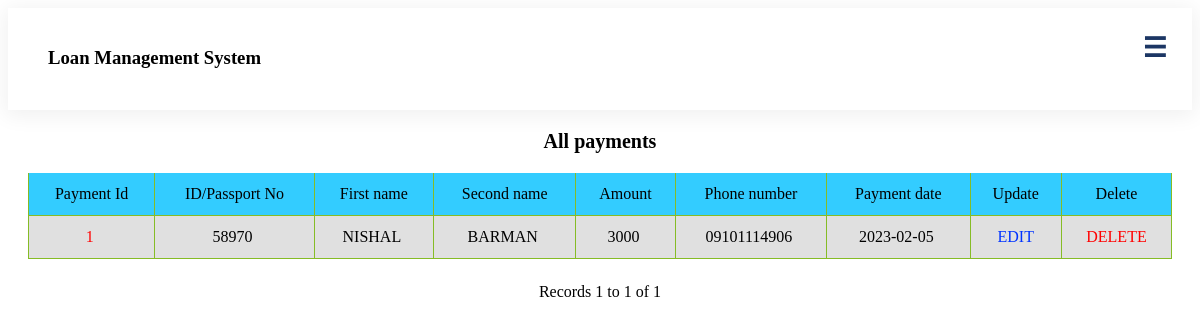
The app's page /admin/displaypayment.php with its own data.
### tables this page shows
CREATE TABLE `payment` (
  `id` int(6) NOT NULL,
  `paymentId` varchar(20) NOT NULL,
  `memberId` int(8) NOT NULL,
  `fName` varchar(15) NOT NULL,
  `lName` varchar(15) NOT NULL,
  `amount` int(8) NOT NULL,
  `phone` varchar(13) NOT NULL,
  `payment_date` date NOT NULL,
  `loanType` varchar(255) NOT NULL
);

### admin/displaypayment.php (the view, shortened to what this page needs)
<?php require_once('../Connections/mlms.php'); ?>
<?php
$maxRows_viewpay = 10;
$pageNum_viewpay = 0;
$startRow_viewpay = $pageNum_viewpay * $maxRows_viewpay;
mysqli_select_db($mlms, $database_mlms);
$query_viewpay = "SELECT * FROM payment";
$query_limit_viewpay = sprintf("%s LIMIT %d, %d", $query_viewpay, $startRow_viewpay, $maxRows_viewpay);
$viewpay = mysqli_query($mlms, $query_limit_viewpay) or die(mysql_error());
$row_viewpay = mysqli_fetch_assoc($viewpay);
if (isset($_GET['totalRows_viewpay'])) {
    $totalRows_viewpay = $_GET['totalRows_viewpay'];
} else {
    $all_viewpay = mysqli_query($mlms, $query_viewpay);
    $totalRows_viewpay = mysqli_num_rows($all_viewpay);
}
?>
<!DOCTYPE html
    PUBLIC "-//W3C//DTD XHTML 1.0 Transitional//EN" "http://www.w3.org/TR/xhtml1/DTD/xhtml1-transitional.dtd">
<html xmlns="http://www.w3.org/1999/xhtml">
<head>
    <link rel="stylesheet" type="text/css" href="../Assets/css/style.css">
</head>
<body>
    <?php include '../header/admin.php'; ?>
    <center>
        <div class="main">
            <div class="container">
                <table border="0" align="center" class="responsive-table">
                    <h3 class="llTl"> All payments</h3>
                    <tr bgcolor="#33CCFF">
                        <td>Payment Id</td>
                        <td>ID/Passport No</td>
                        <td>First name</td>
                        <td>Second name</td>
                        <td>Amount</td>
                        <td>Phone number</td>
                        <td>Payment date</td>
                        <td>Update</td>
                        <td>Delete</td>
                    </tr>
                    <?php do { ?>
                        <tr>
                            <td><a href="paymentsview.php?recordID=<?php echo $row_viewpay['paymentId']; ?>">
                                    <?php echo $row_viewpay['paymentId']; ?>&nbsp; </a></td>
                            <td>
                                <?php echo $row_viewpay['memberId']; ?>&nbsp;
                            </td>
                            <td>
                                <?php echo $row_viewpay['fName']; ?>&nbsp;
                            </td>
                            <td>
                                <?php echo $row_viewpay['lName']; ?>&nbsp;
                            </td>
                            <td>
                                <?php echo $row_viewpay['amount']; ?>&nbsp;
                            </td>
                            <td>
                                <?php echo $row_viewpay['phone']; ?>&nbsp;
                            </td>
                            <td>
                                <?php echo $row_viewpay['payment_date']; ?>&nbsp;
                            </td>
                            <td><a href="updatepayment.php?paymentId=<?php echo $row_viewpay['paymentId']; ?>"
                                    style="text-decoration:none">
                                    <font color="#0033FF">EDIT</font>
                                </a></td>
                            <td><a href="deletepayment.php?paymentId=<?php echo $row_viewpay['paymentId']; ?>"
                                    style="text-decoration:none">
                                    <font color="#FF0000">DELETE</font>
                                </a></td>
                        </tr>
                    <?php } while ($row_viewpay = mysqli_fetch_assoc($viewpay)); ?>
                </table>
                Records
                <?php echo ($startRow_viewpay + 1) ?> to
                <?php echo min($startRow_viewpay + $maxRows_viewpay, $totalRows_viewpay) ?> of
                <?php echo $totalRows_viewpay ?>
                <br />
                <table border="0">
                    <tr>
                        <td>
                        </td>
                        <td>
                        </td>
                        <td>
                        </td>
                        <td>
                        </td>
                    </tr>
                </table>
            </div>
        </div>
    </center>
</body>
</html>

### Assets/css/style.css (style rules this page uses)
.main { padding-left: 20px; padding-right: 20px; }
.llTl { font-size: 20px; font-weight: bold; text-align: center; }
a { text-decoration: none; color: red; }
.main { display: block; }
body { position: relative; }
tr { text-align: center; vertical-align: middle; }
.responsive-table { width: 100%; margin-bottom: 1.5em; border-spacing: 0; }
@media (min-width: 48em) { .responsive-table { font-size: 0.9em; } }
@media (min-width: 62em) { .responsive-table { font-size: 1em; } }
.responsive-table tbody, .responsive-table tr, .responsive-table th, .responsive-table td { display: block; padding: 0; text-align: left; white-space: normal; }
@media (min-width: 48em) { .responsive-table tr { display: table-row; } }
.responsive-table th, .responsive-table td { padding: 0.5em; vertical-align: middle; }
@media (min-width: 30em) { .responsive-table th, .responsive-table td { padding: 0.75em 0.5em; } }
@media (min-width: 48em) { .responsive-table th, .responsive-table td { display: table-cell; padding: 0.5em; } }
@media (min-width: 62em) { .responsive-table th, .responsive-table td { padding: 0.75em 0.5em; } }
@media (min-width: 75em) { .responsive-table th, .responsive-table td { padding: 0.75em; } }
.responsive-table tbody tr { margin-bottom: 1em; }
@media (min-width: 48em) { .responsive-table tbody tr { display: table-row; border-width: 1px; } }
.responsive-table tbody tr:last-of-type { margin-bottom: 0; }
@media (min-width: 48em) { .responsive-table tbody tr:nth-of-type(even) { background-color: rgba(0, 0, 0, 0.12); } }
.responsive-table tbody td { text-align: right; }
@media (min-width: 48em) { .responsive-table tbody td { border-left: 1px solid #86bc25; border-bottom: 1px solid #86bc25; text-align: center; } }
@media (min-width: 48em) { .responsive-table tbody td:last-of-type { border-right: 1px solid #86bc25; } }

### header/admin.php (style rules this page uses)
body { font-family: Raleway; }

### records on screen
payment: paymentId "1", memberId "58970", fName "NISHAL", lName "BARMAN", amount "3000", phone "09101114906", payment_date "2023-02-05"

### other values on screen
$startRow_viewpay + 1 "1"
min($startRow_viewpay + $maxRows_viewpay, $totalRows_viewpay) "1"
$totalRows_viewpay "1"
